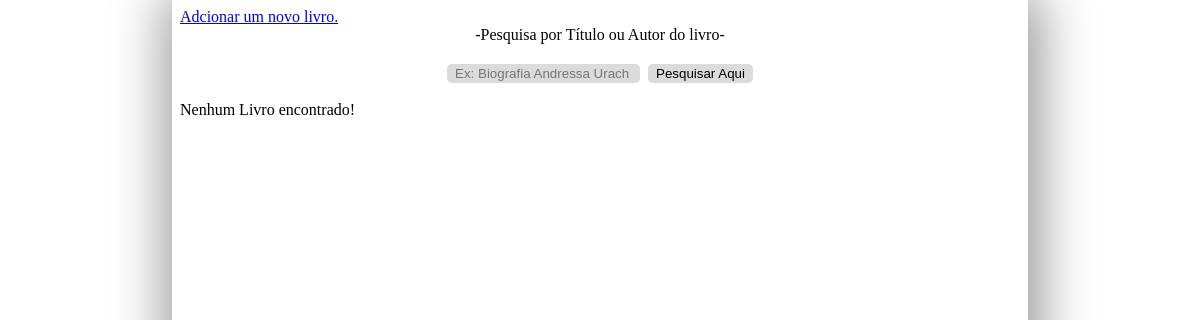
/SGCLAapp/, run on an earlier commit of the app's database.
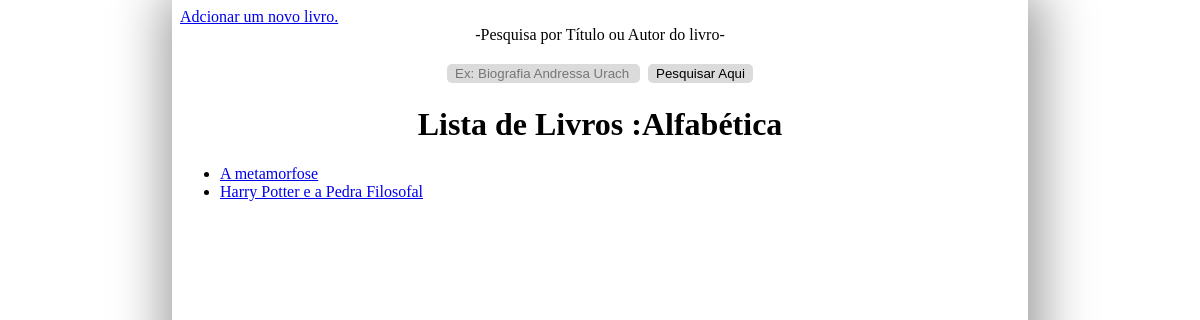
And on a later commit of the database.
### SGCLAapp/models.py (models this page shows, shortened)
class Livro(models.Model):
    titulo = models.CharField("Título do Livro", max_length=200)
    genero = models.CharField("Gênero textual", max_length=20)
    autor = models.CharField("Autor(res)",max_length=200)
    editora = models.CharField("Editora",max_length=150)
    anoPublicacao = models.DateTimeField("Data de publicação")
    unidades = models.IntegerField(default=1)

### SGCLAapp/views.py (the view)
# urls.py: path("", views.index, name="index"),
def index(request):
    livros = Livro.objects.all().order_by("titulo")
    template = loader.get_template("SGCLAapp/index.html")
    context = {
        "livros":livros
    }
    return HttpResponse(template.render(context, request))

### SGCLAapp/templates/SGCLAapp/index.html (shortened to what this page needs)
{% load static %}
<link rel="stylesheet" href="{% static 'SGCLAapp/estilo.css' %}"/>
<header>
    <a href="{%url 'SGCLA:adicionarUmLivroRota'%}">Adcionar um novo livro.</a>
    <form action="{% url 'SGCLA:buscar' 'titulo' %}" method="GET">
        <label for="titulo">-Pesquisa por Título ou Autor do livro-</label>
        <br/>
        <input type="text" name="titulo" id="titulo" placeholder="Ex: Biografia Andressa Urach">
        <input type="submit" value="Pesquisar Aqui">
    </form>
</header>
{%if livros%}
    {%if busca%}
        <h1>Resultado da sua Busca:</h1>
    {%else%}
        <h1>Lista de Livros :Alfabética</h1>
    {%endif%}
    <ul>
        {%for livro in livros%}
            <li><a href="{% url 'SGCLA:detalhes' livro.id%}">{{livro.titulo}}</a></li>
        {%endfor%}
    </ul>
{%else%}
    <p>Nenhum Livro encontrado!</p>
{%endif%}

What changed in the data, as far as the page shows it:
added Livro: titulo "A metamorfose"
added Livro: titulo "Harry Potter e a Pedra Filosofal"
Also different on the page:
text no longer shown: "Nenhum Livro encontrado!"
text now shown: "Lista de Livros :Alfabética"
